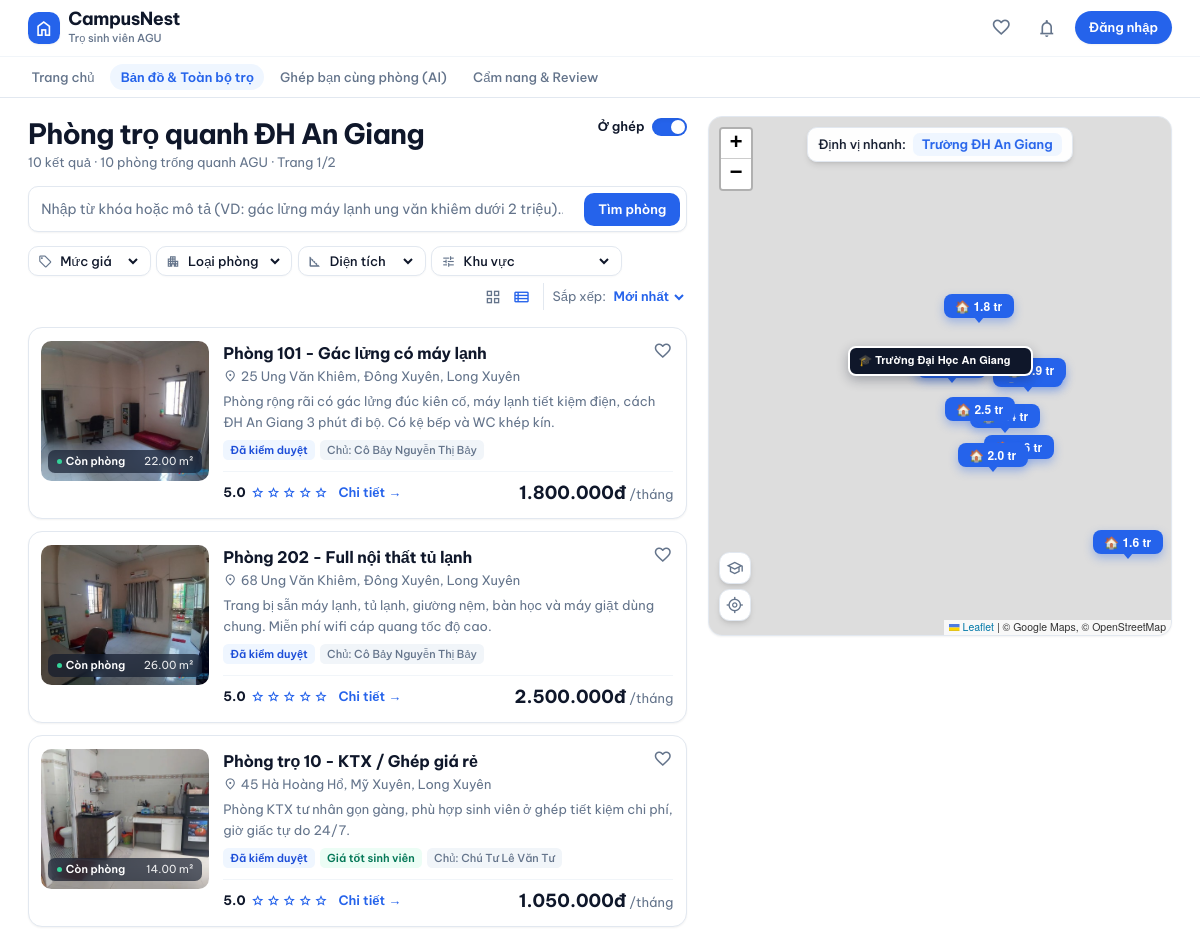
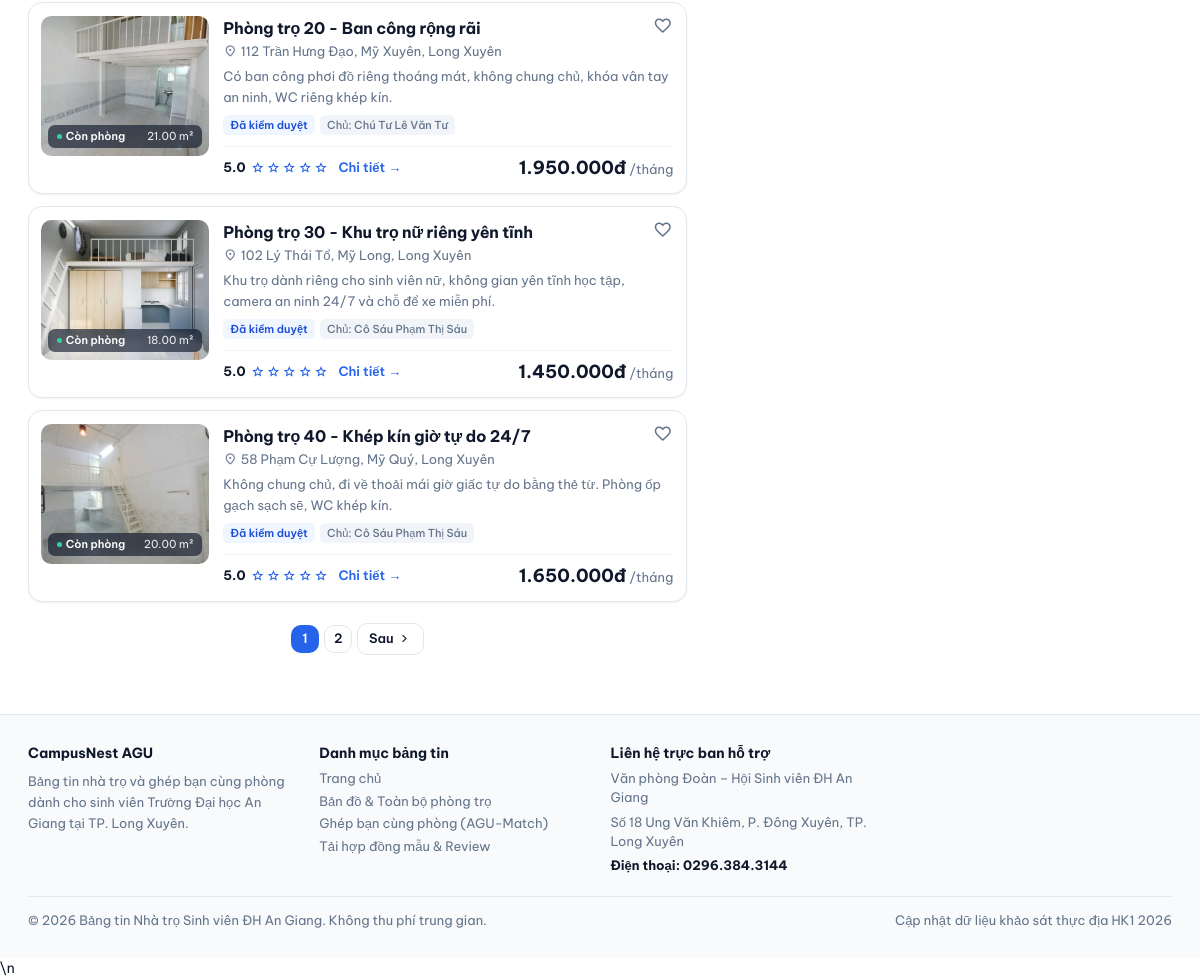
The app's page /danhsach.php with its own data (2 pictures, top to bottom).
### tables this page shows
CREATE TABLE PhongTro (
    MaPhong INT AUTO_INCREMENT PRIMARY KEY,
    MaNhaTro INT NOT NULL,
    TenPhong VARCHAR(100) NOT NULL,
    GiaThue DECIMAL(12,2) NOT NULL,
    DienTich DECIMAL(6,2),
    TienDien DECIMAL(10,2),
    TienNuoc DECIMAL(10,2),
    TienWifi DECIMAL(10,2) DEFAULT 0,
    ChiPhiKhac TEXT,
    MoTa TEXT,
    
     
    TrangThai ENUM('ConPhong', 'DaThue', 'DangBaoTri') DEFAULT 'ConPhong',
    
     
    TrangThaiDuyet ENUM('ChoDuyet', 'DaDuyet', 'TuChoi') DEFAULT 'ChoDuyet',
    
    NgayDang DATETIME DEFAULT CURRENT_TIMESTAMP,
    NgayCapNhat DATETIME DEFAULT CURRENT_TIMESTAMP ON UPDATE CURRENT_TIMESTAMP,

    FOREIGN KEY (MaNhaTro)
        REFERENCES NhaTro(MaNhaTro)
        ON DELETE CASCADE
);

CREATE TABLE NhaTro (
    MaNhaTro INT AUTO_INCREMENT PRIMARY KEY,
    MaChuTro INT NOT NULL,
    TenNhaTro VARCHAR(150) NOT NULL,
    DiaChi VARCHAR(255) NOT NULL,
    MoTa TEXT,
    ViDo DECIMAL(10,7),           
    KinhDo DECIMAL(10,7),         
    NgayTao DATETIME DEFAULT CURRENT_TIMESTAMP,

    FOREIGN KEY (MaChuTro) 
        REFERENCES NguoiDung(MaNguoiDung) 
        ON DELETE CASCADE
);

CREATE TABLE NguoiDung (
    MaNguoiDung INT AUTO_INCREMENT PRIMARY KEY,
    HoTen VARCHAR(100) NOT NULL,
    SoDienThoai VARCHAR(15),
    Email VARCHAR(100) UNIQUE NOT NULL,
    MatKhau VARCHAR(255) NOT NULL,
    AnhDaiDien VARCHAR(255) DEFAULT 'assets/images/default-avatar.png',
    VaiTro ENUM('SinhVien', 'ChuTro', 'QuanTriVien') DEFAULT 'SinhVien',
    
     
    SoCCCD VARCHAR(20),
    AnhXacThucCCCD VARCHAR(255),
    DaXacThucChinhChu BOOLEAN DEFAULT FALSE,
    
    TrangThai ENUM('HoatDong', 'BiKhoa') DEFAULT 'HoatDong',
    NgayTao DATETIME DEFAULT CURRENT_TIMESTAMP
);

### danhsach.php (the view, shortened to what the rows shown need)
<?php
require_once __DIR__ . '/cauhinh/database.php';
$where  = ["p.TrangThaiDuyet = 'DaDuyet'", "p.TrangThai = 'ConPhong'"];
$params = [];
$types  = '';
$orderBy = "p.NgayDang DESC";
$sql = "
    SELECT p.MaPhong, p.TenPhong, p.GiaThue, p.DienTich, p.TrangThai, p.NgayDang, p.MoTa,
           n.TenNhaTro, n.DiaChi, n.ViDo, n.KinhDo,
           u.HoTen AS TenChuTro, u.SoDienThoai,
           (SELECT h.DuongDan FROM HinhAnhPhongTro h WHERE h.MaPhong = p.MaPhong AND h.LaAnhChinh = 1 LIMIT 1) AS AnhChinh,
           (SELECT GROUP_CONCAT(ti.TenTienIch SEPARATOR ', ') FROM PhongTro_TienIch pt JOIN TienIch ti ON pt.MaTienIch = ti.MaTienIch WHERE pt.MaPhong = p.MaPhong) AS DsTienIch
    FROM PhongTro p
    JOIN NhaTro n ON p.MaNhaTro = n.MaNhaTro
    JOIN NguoiDung u ON n.MaChuTro = u.MaNguoiDung
    WHERE " . implode(' AND ', $where) . "
    ORDER BY {$orderBy}
";
if (!empty($params)) {
    $stmt = $conn->prepare($sql);
    $stmt->bind_param($types, ...$params);
    $stmt->execute();
    $res = $stmt->get_result();
} else {
    $res = $conn->query($sql);
}
$dsPhong = $res ? $res->fetch_all(MYSQLI_ASSOC) : [];
$tongPhong = count($dsPhong);
$soPhongMoiTrang = 6;
$tongTrang = max(1, (int)ceil($tongPhong / $soPhongMoiTrang));
$trangSo = max(1, min($tongTrang, (int)($_GET['trang'] ?? 1)));
$viTriBatDau = ($trangSo - 1) * $soPhongMoiTrang;
$dsPhongHienThi = array_slice($dsPhong, $viTriBatDau, $soPhongMoiTrang);
$phongDaLuuIds = [];
include_once __DIR__ . '/dungchung/header.php';
?>
<link rel="stylesheet" href="https://unpkg.com/leaflet@1.9.4/dist/leaflet.css" />
<div class="max-w-[1440px] mx-auto px-4 sm:px-6 lg:px-8 py-5">
  <div class="grid grid-cols-1 lg:grid-cols-12 gap-6 items-start">
    <div id="explore-list-col" class="lg:col-span-7 space-y-4">
      <div class="flex items-start justify-between gap-3">
        <div>
          <h1 class="text-xl sm:text-2xl font-bold text-text-main tracking-tight">Phòng trọ quanh ĐH An Giang</h1>
        </div>
      </div>
      <?php if (empty($dsPhong)): ?>
      <div class="py-20 text-center space-y-4 bg-bg-main rounded-2xl border border-border-warm border-dashed">
        <span class="material-symbols-outlined text-5xl text-text-sub block mx-auto">search_off</span>
        <div>
          <p class="text-base font-bold text-text-main">Không tìm thấy phòng trọ phù hợp</p>
          <p class="text-xs text-text-sub mt-1">Hãy thử xóa bớt điều kiện lọc hoặc quay lại sau khi chủ trọ đăng tin mới.</p>
        </div>
        <div class="pt-2 flex items-center justify-center gap-3">
          <a href="/DoAn_TimNhaTroSV_QLDAPM/danhsach.php"
             class="px-4 py-2 rounded-btn border border-border-warm bg-bg-main text-text-main font-semibold text-xs card-hover">
            Xem tất cả phòng
          </a>
          <?php if (daDangNhap() && coVaiTro('ChuTro')): ?>
          <a href="/DoAn_TimNhaTroSV_QLDAPM/chutro/dangtin.php"
             class="inline-flex items-center gap-1.5 px-4 py-2 rounded-btn bg-accent text-white font-semibold text-xs">
            <span class="material-symbols-outlined text-[16px]">post_add</span>Đăng tin phòng trọ
          </a>
          <?php endif; ?>
        </div>
      </div>
      <?php else: ?>
      <div id="room-list-grid" class="grid grid-cols-1 gap-3.5">
        <?php foreach ($dsPhongHienThi as $p):
          $gia    = number_format($p['GiaThue'], 0, ',', '.');
          $dien   = $p['DienTich'] ? $p['DienTich'] . ' m²' : '—';
          $diachi = $p['DiaChi'] ?? '—';
          $anh    = $p['AnhChinh'] ?: '';
          $ngay   = $p['NgayDang'] ? date('d/m/Y', strtotime($p['NgayDang'])) : '—';
          $mota   = trim(strip_tags($p['MoTa'] ?? ''));
          $daLuu  = in_array((int)$p['MaPhong'], $phongDaLuuIds, true);
        ?>
        <article class="bg-bg-main rounded-2xl border border-border-warm card-hover p-3.5 flex flex-col sm:flex-row gap-4 group cursor-pointer transition-all duration-200 shadow-sm hover:shadow-md"
                 onclick="focusRoomOnMap(<?= $p['MaPhong'] ?>)">
          <div class="relative overflow-hidden w-full sm:w-48 h-44 sm:h-40 rounded-xl bg-bg-sub shrink-0">
            <?php if ($anh): ?>
            <img loading="lazy" src="<?= htmlspecialchars($anh) ?>" alt="<?= htmlspecialchars($p['TenPhong']) ?>"
                 onerror="this.style.display='none'"
                 class="w-full h-full object-cover transition-transform duration-300 group-hover:scale-[1.04]">
            <?php else: ?>
            <div class="w-full h-full flex items-center justify-center text-text-sub">
              <span class="material-symbols-outlined text-4xl">image_not_supported</span>
            </div>
            <?php endif; ?>
            <div class="absolute bottom-2 left-2 right-2 px-2.5 py-1 rounded-lg bg-slate-900/65 backdrop-blur-sm text-white text-[11px] flex items-center justify-between">
              <span class="font-semibold flex items-center gap-1">
                <span class="w-1.5 h-1.5 rounded-full bg-emerald-400"></span>Còn phòng
              </span>
              <span class="tnum opacity-90"><?= $dien ?></span>
            </div>
          </div>
          <div class="flex-1 min-w-0 flex flex-col justify-between gap-2">
            <div>
              <div class="flex items-start justify-between gap-2">
                <a href="/DoAn_TimNhaTroSV_QLDAPM/chitiet.php?id=<?= $p['MaPhong'] ?>" class="min-w-0 flex-1" onclick="event.stopPropagation()">
                  <h2 class="text-base font-bold text-text-main group-hover:text-accent transition-colors line-clamp-1"><?= htmlspecialchars($p['TenPhong']) ?></h2>
                </a>
                <button type="button"
                        onclick="event.stopPropagation(); toggleYeuThich(<?= (int)$p['MaPhong'] ?>, this)"
                        title="<?= $daLuu ? 'Bỏ lưu phòng' : 'Lưu vào phòng yêu thích' ?>"
                        class="w-8 h-8 rounded-full hover:bg-slate-100 flex items-center justify-center transition-colors shrink-0 -mt-1 -mr-1">
                  <span class="material-symbols-outlined text-[20px] <?= $daLuu ? 'text-red-500 fill-1' : 'text-text-sub' ?>">
                  </span>
                </button>
              </div>
              <p class="text-xs text-text-sub flex items-center gap-1 mt-0.5 line-clamp-1">
                <span class="material-symbols-outlined text-[14px] shrink-0">location_on</span>
                <span class="truncate"><?= htmlspecialchars($diachi) ?></span>
              </p>
              <p class="text-xs text-text-sub mt-1.5 line-clamp-2 leading-relaxed">
                <?= $mota ? htmlspecialchars($mota) : 'Chủ trọ: ' . htmlspecialchars($p['TenChuTro']) . ' · Đăng ngày ' . $ngay ?>
              </p>
              <div class="flex flex-wrap items-center gap-1.5 mt-2">
                <span class="px-2 py-0.5 rounded-md bg-status-green-bg text-status-green-text text-[11px] font-semibold">
                  Đã kiểm duyệt
                </span>
                <?php if ((float)$p['GiaThue'] <= 1300000): ?>
                <span class="px-2 py-0.5 rounded-md bg-status-amber-bg text-status-amber-text text-[11px] font-semibold">
                  Giá tốt sinh viên
                </span>
                <?php endif; ?>
                <span class="px-2 py-0.5 rounded-md bg-slate-100 text-text-sub text-[11px] font-medium">
                  Chủ: <?= htmlspecialchars($p['TenChuTro']) ?>
                </span>
              </div>
            </div>
            <div class="flex items-center justify-between gap-2 pt-2 border-t border-slate-100 mt-1" onclick="event.stopPropagation()">
              <div class="flex items-center gap-2">
                <div class="flex items-center gap-0.5 text-accent">
                  <span class="text-xs font-bold text-text-main mr-1 tnum">5.0</span>
                  <span class="material-symbols-outlined text-[14px]">star</span>
                  <span class="material-symbols-outlined text-[14px]">star</span>
                  <span class="material-symbols-outlined text-[14px]">star</span>
                  <span class="material-symbols-outlined text-[14px]">star</span>
                  <span class="material-symbols-outlined text-[14px]">star</span>
                </div>
                <a href="/DoAn_TimNhaTroSV_QLDAPM/chitiet.php?id=<?= $p['MaPhong'] ?>"
                   class="text-xs font-semibold text-accent hover:underline ml-1">
                  Chi tiết →
                </a>
              </div>
              <div class="text-right shrink-0">
                <span class="text-lg font-bold text-text-main tnum"><?= $gia ?>đ</span>
                <span class="text-xs text-text-sub">/tháng</span>
              </div>
            </div>
          </div>
        </article>
        <?php endforeach; ?>
      </div>
      <?php endif; ?>
    </div>
  </div>
</div>
<?php include_once __DIR__ . '/dungchung/footer.php'; ?>\n

### records on screen
phongtro: shows a picture, DienTich "22.00 m²", TenPhong "Phòng 101 - Gác lửng có máy lạnh", MaNhaTro.DiaChi "25 Ung Văn Khiêm, Đông Xuyên, Long Xuyên", MoTa "Phòng rộng rãi có gác lửng đúc kiên cố, máy lạnh tiết kiệm điện, cách ĐH An Giang 3 phút đi bộ. Có kệ bếp và WC khép kín.", nguoidung.HoTen "Cô Bảy Nguyễn Thị Bảy", GiaThue "1.800.000"
phongtro: shows a picture, DienTich "26.00 m²", TenPhong "Phòng 202 - Full nội thất tủ lạnh", MaNhaTro.DiaChi "68 Ung Văn Khiêm, Đông Xuyên, Long Xuyên", MoTa "Trang bị sẵn máy lạnh, tủ lạnh, giường nệm, bàn học và máy giặt dùng chung. Miễn phí wifi cáp quang tốc độ cao.", nguoidung.HoTen "Cô Bảy Nguyễn Thị Bảy", GiaThue "2.500.000"
phongtro: shows a picture, DienTich "14.00 m²", TenPhong "Phòng trọ 10 - KTX / Ghép giá rẻ", MaNhaTro.DiaChi "45 Hà Hoàng Hổ, Mỹ Xuyên, Long Xuyên", MoTa "Phòng KTX tư nhân gọn gàng, phù hợp sinh viên ở ghép tiết kiệm chi phí, giờ giấc tự do 24/7.", shows "Giá tốt sinh viên", nguoidung.HoTen "Chú Tư Lê Văn Tư", GiaThue "1.050.000"
phongtro: shows a picture, DienTich "21.00 m²", TenPhong "Phòng trọ 20 - Ban công rộng rãi", MaNhaTro.DiaChi "112 Trần Hưng Đạo, Mỹ Xuyên, Long Xuyên", MoTa "Có ban công phơi đồ riêng thoáng mát, không chung chủ, khóa vân tay an ninh, WC riêng khép kín.", nguoidung.HoTen "Chú Tư Lê Văn Tư", GiaThue "1.950.000"
phongtro: shows a picture, DienTich "18.00 m²", TenPhong "Phòng trọ 30 - Khu trọ nữ riêng yên tĩnh", MaNhaTro.DiaChi "102 Lý Thái Tổ, Mỹ Long, Long Xuyên", MoTa "Khu trọ dành riêng cho sinh viên nữ, không gian yên tĩnh học tập, camera an ninh 24/7 và chỗ để xe miễn phí.", nguoidung.HoTen "Cô Sáu Phạm Thị Sáu", GiaThue "1.450.000"
phongtro: shows a picture, DienTich "20.00 m²", TenPhong "Phòng trọ 40 - Khép kín giờ tự do 24/7", MaNhaTro.DiaChi "58 Phạm Cự Lượng, Mỹ Quý, Long Xuyên", MoTa "Không chung chủ, đi về thoải mái giờ giấc tự do bằng thẻ từ. Phòng ốp gạch sạch sẽ, WC khép kín.", nguoidung.HoTen "Cô Sáu Phạm Thị Sáu", GiaThue "1.650.000"

### other values on screen
$tongPhong "10"
$kpiTong "10"
$trangSo "1"
$tongTrang "2"
